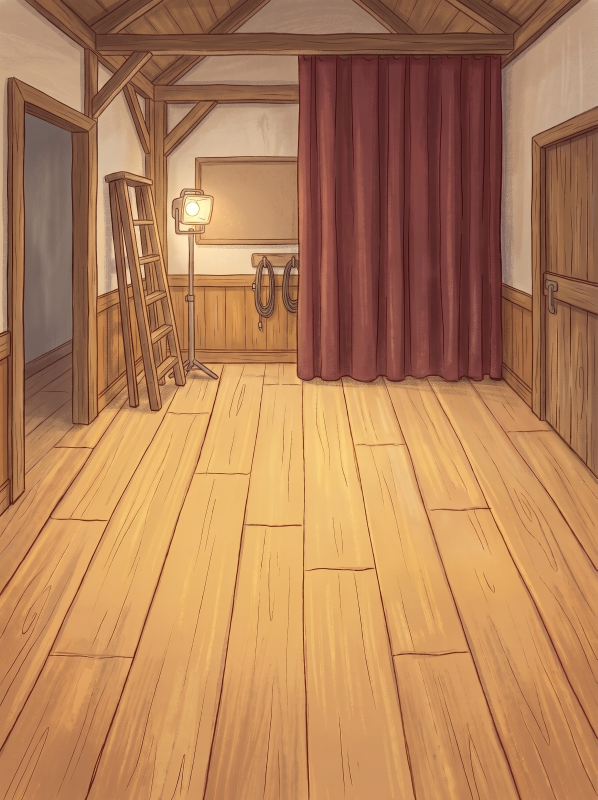
#> input picture assets/places/violin/backstage-higgsfield-original.jpg, 1792 x 2400 px, given in place of lobby-higgsfield-original.jpg, which was not available (shown at 1/3 size)
$ python cut-violin-places.py ../assets/places/violin/backstage-higgsfield-original.jpg
#> lines starting #> are read from the running program, lines starting #| are printed output that depends on the picture
"""Violin case places and things (assets/places/violin/), as scripts/cut-umbrella-places.py:
- each place drawn as one tall Higgsfield picture with its floor: scaled to 1376 wide, a 1376x768 band from TOP is the
  place picture (<id>.jpg), everything under it the conversation floor (<id>-floor.jpg, ART_FLOOR). The lobby's band
  starts low enough that the leaflet under the bench is in it; the backstage's (and its open-curtain picture's) that the
  floor in front of the curtain is.
- the things carried (case closed and open, button, cutters): cut from the background-removed item sheet
  (remove_background, kept outside the repo: first argument, items-cutout.png), the white sticker rim peeled off as the
  people's (scripts/cut-violin-characters.py), a 3% margin.
- the sleeves: each panel of the sleeves sheet, the paper cleared from its edges in (light greyish pixels, stopping at
  the ink), so the cuffs alone go over the room in the close look (as the umbrella's, user request: no paper).
- Tara's photo of her case, 1024 wide.
- the map: the music hall's part of the edited map pasted on the day map (village-map-day-higgsfield.webp), edges
  blended, as the umbrella case's buildings.
Run from the project folder: python -I scripts/cut-violin-places.py <cut-out folder>"""
import sys
from array import array
from collections import deque
from PIL import Image, ImageFilter, ImageChops, ImageDraw
D = 'assets/places/violin/'
CUT = sys.argv[1].rstrip('/\\') + '/'
TOP = {'lobby': 380, 'waiting': 140, 'stage': 300, 'backstage': 250, 'backstage-open': 250}
for id, top in TOP.items():
    im = Image.open(D + f'{id}-higgsfield-original.jpg').convert('RGB').resize((1376, 1843), Image.LANCZOS)
    im.crop((0, top, 1376, top + 768)).save(D + f'{id}.jpg', quality=88)
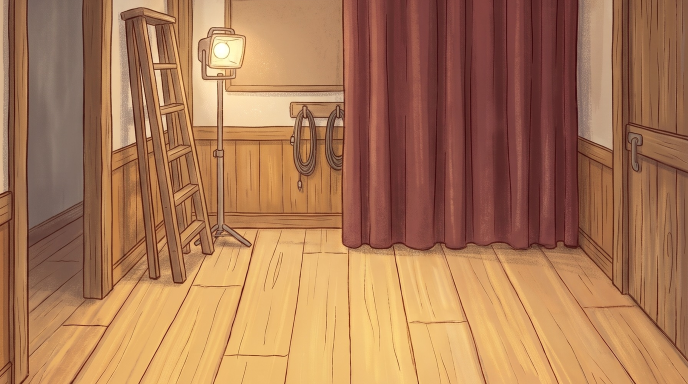
#> saved as lobby.jpg: PIL image 1376x768 RGB (shown at 1/2 size); mean R, G, B 170.2, 120.5, 84.9
    if id != 'backstage-open':
        floor = im.crop((0, top + 768, 1376, 1843)); floor.save(D + f'{id}-floor.jpg', quality=85)
#> after `floor = im.crop((0, top + 768, 1376, 1843))`:
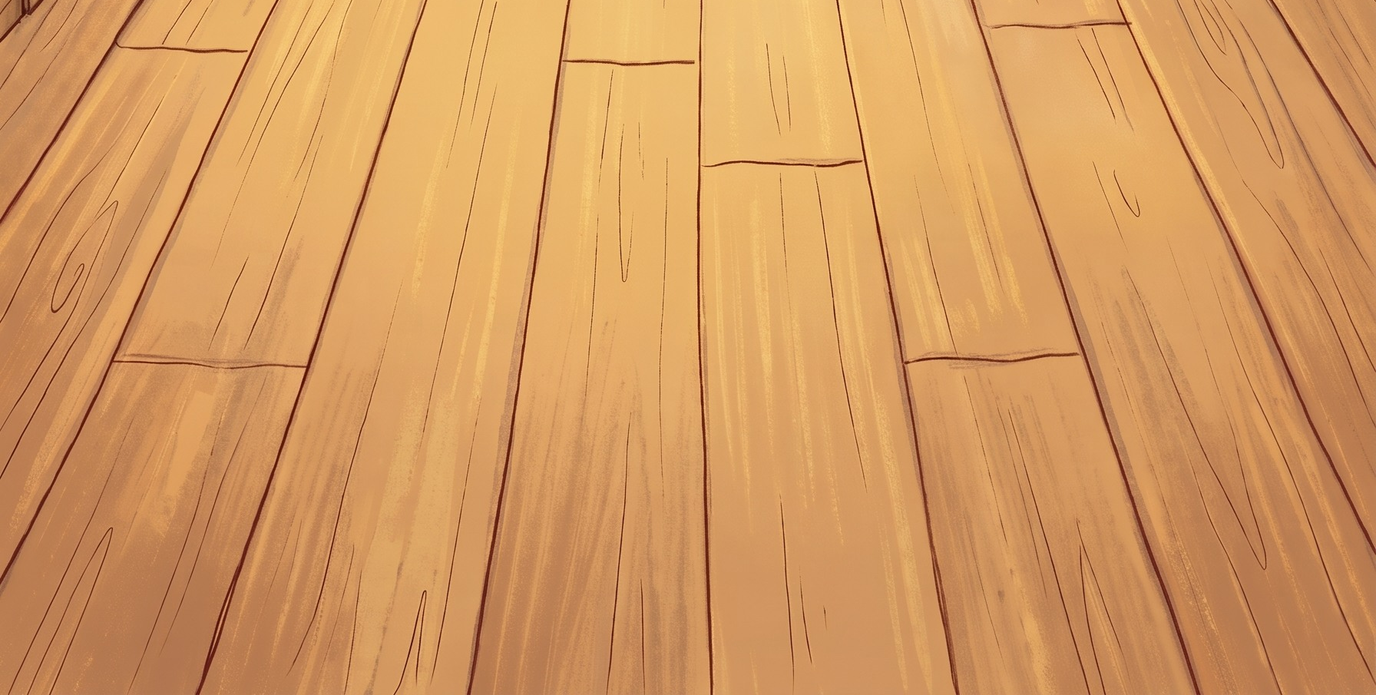
#> floor: PIL image 1376x695 RGB; mean R, G, B 211.8, 153.4, 95.3
        print(id, 'floor h', floor.height)
#| lobby floor h 695
#> pass 2 of the loop `for id, top in TOP.items():`:
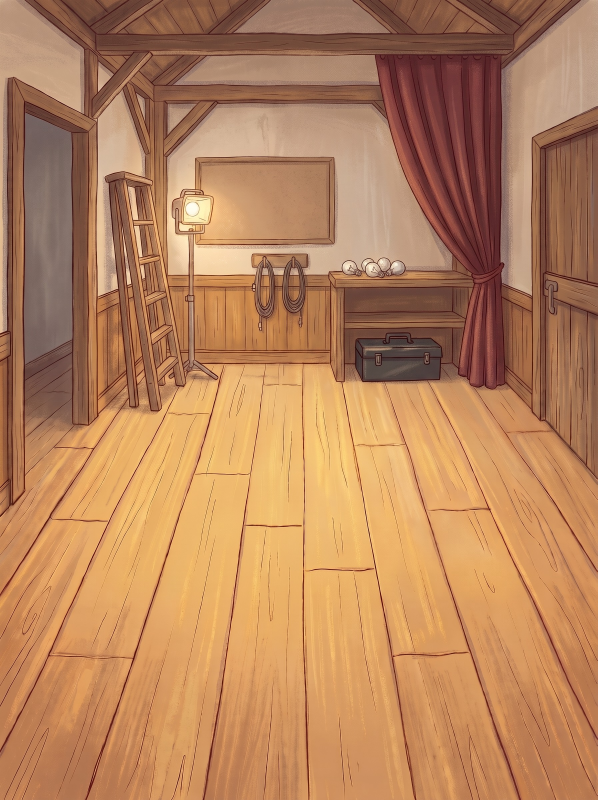
#> input picture assets/places/violin/backstage-open-higgsfield-original.jpg, 1792 x 2400 px, given in place of waiting-higgsfield-original.jpg, which was not available (shown at 1/3 size)
#> `im.crop((0, top, 1376, top + 768)).save(D + f'{id}.jpg', quality=88)`:
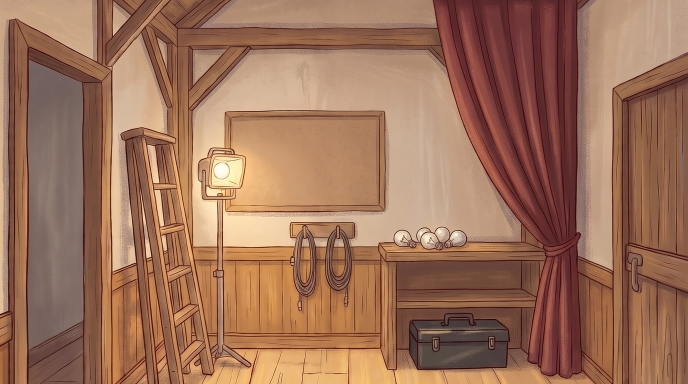
#> saved as waiting.jpg: PIL image 1376x768 RGB (shown at 1/2 size); mean R, G, B 157.3, 113, 89
#> `floor = im.crop((0, top + 768, 1376, 1843))`:
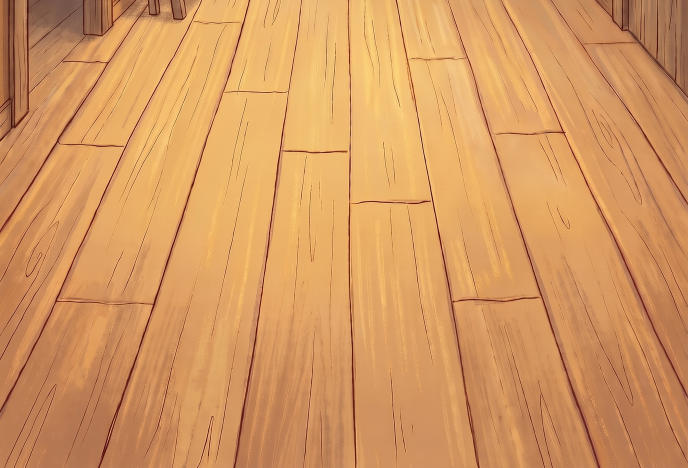
#> floor: PIL image 1376x935 RGB (shown at 1/2 size); mean R, G, B 213, 152.9, 96.2
#| waiting floor h 935

# [26 lines left out: functions clear, outside, not called in this run]
def edges(data, W, H):     # the picture's four edges
    yield from range(W); yield from range(W * (H - 1), W * H)
    for y in range(1, H - 1): yield y * W; yield y * W + W - 1
# [20 lines left out: functions big, trim, not called in this run]

#> (the run stopped early here; a loop or call above may not have finished)
